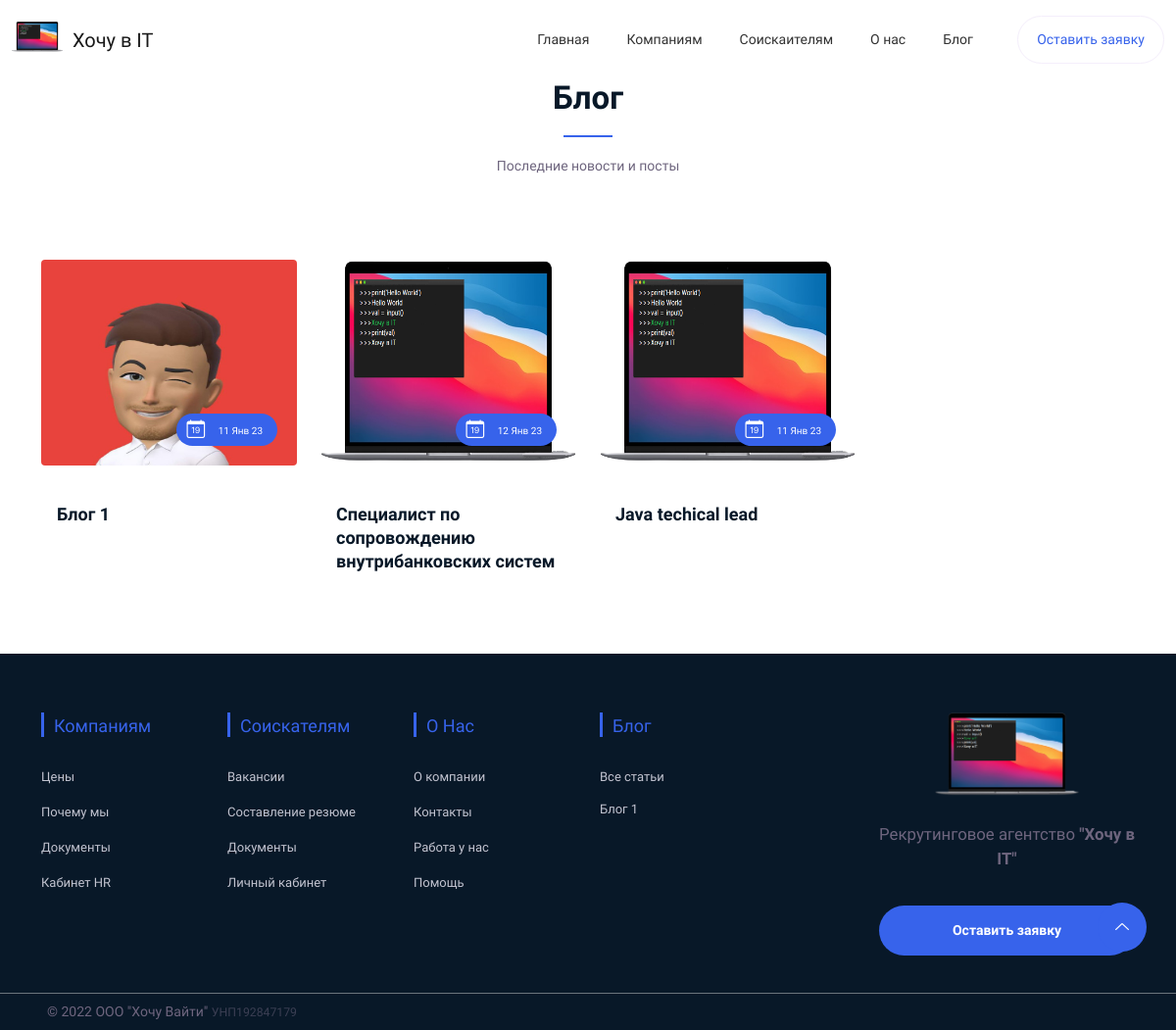
/blog/, run on an earlier commit of the app's database.
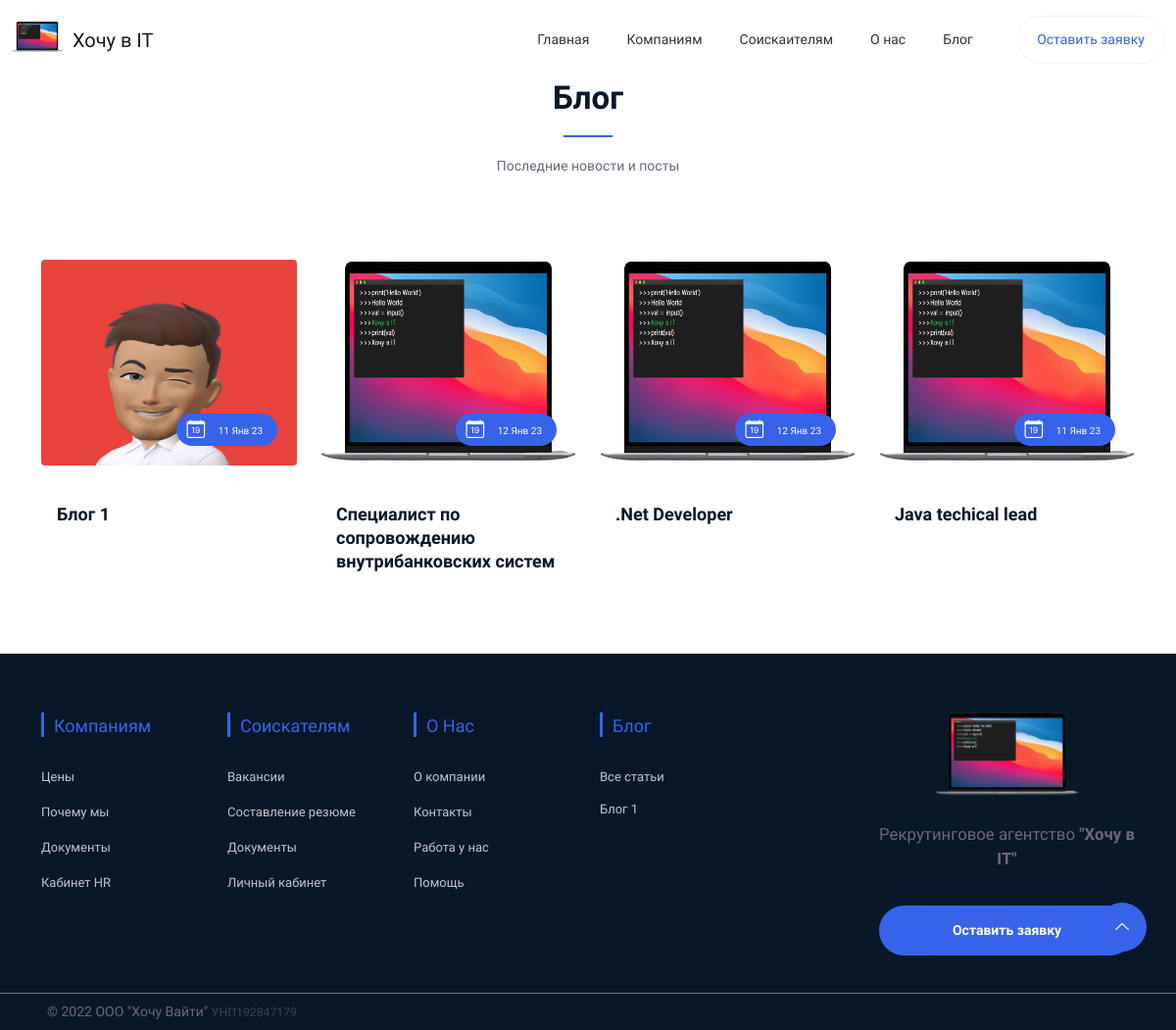
And on a later commit of the database.
### blog/models.py (models this page shows, shortened)
class Blog(models.Model):
    title = models.CharField("Название", max_length=200)
    post = models.TextField("Пост")
    image = models.ImageField("Изображение", upload_to='images',)
    blog_date = models.DateField("Дата публикации", default=timezone.now)
    draft = models.BooleanField('Статус', default=0)

### vacancy/models.py (models this page shows, shortened)
class Vacancy(models.Model):
    title = models.CharField("Название", max_length=200)
    color = models.CharField("Цвет публикации", max_length=10)
    text = models.TextField("Описание")
    salary_from = models.IntegerField("Вилка от")
    salary_to = models.IntegerField("Вилка до")
    currency = models.CharField("Валюта", max_length=500, choices=CURRENCY)
    grade = models.CharField("Грейд", max_length=500, choices=GRADE)
    stack = models.CharField("Технологии", max_length=500)
    benefits = models.TextField("Предложение и бонусы")
    vacancy_date = models.DateField("Дата публикации", default=timezone.now)
    activity = models.BooleanField('Активность', default=0)
    hot = models.BooleanField('Продвижение', default=0)

### blog/views.py (the view)
# urls.py: path('blog/', views.blog_list, name='blog_list'),
def blog_list(request):
    posts = Blog.objects.filter(draft=1).order_by('-blog_date')
    menuposts = Blog.objects.filter(draft=1).order_by('-blog_date')[:3]
    vacancys = Vacancy.objects.filter(hot=1).order_by('-vacancy_date')
    return render(request, 'blog/list.html', {'posts': posts, 'menuposts': menuposts, 'vacancys': vacancys})

### templates/blog/list.html
{% extends 'home.html' %}
 {% load static %}
{% block content %}
    <div class="latest-news-area section">
        <div class="container">
            <div class="row">
                <div class="col-12">
                    <div class="section-title">
                        <h2 class="wow fadeInUp" data-wow-delay=".3s">Блог</h2>
                        <p class="wow fadeInUp" data-wow-delay=".7s">Последние новости и посты</p>
                    </div>
                </div>
            </div>
            <div class="row">
                {% for post in posts %}
                <div class="col-lg-3 col-md-4 col-12 my-1">
                    <div class="single-news wow fadeInUp card card-cover my-auto border-0" style="border-radius:2em" data-wow-delay=".2s">
                        <div class="image" style="height: 210px;">
                            <img class="thumb" src="{{ post.image.url }}" alt="#">
                            <div class="meta-details">
                                &nbsp;<i class="bi bi-calendar-date text-white fa-lg"></i> <span>{{ post.blog_date|date:"j M y" }}</span>
                            </div>
                        </div>
                        <div class="content-body">
                            <h4 class="title"><a class="stretched-link nav-link mt-auto" data-bs-toggle="modal" data-bs-target="#blog-modal7">{{ post.title }}</a></h4>
                        </div>
                    </div>
                </div>
                {% endfor %}
                {% for vacancy in vacancys %}
                <div class="col-lg-3 col-md-4 col-12 my-1">
                    <div class="single-news wow fadeInUp card card-cover my-auto border-0" style="border-radius:2em" data-wow-delay=".2s">
                        <div class="image" style="height: 210px;">
                            <img class="thumb" src="{% static 'images/logo/big-logo.png' %}" alt="#">
                            <div class="meta-details">
                                &nbsp;<i class="bi bi-calendar-date text-white fa-lg"></i> <span>{{ vacancy.vacancy_date|date:"j M y" }}</span>
                            </div>
                        </div>
                        <div class="content-body">
                            <h4 class="title"><a class="stretched-link nav-link mt-auto" data-bs-toggle="modal" href="/vacancy/{{ vacancy.id }}">{{ vacancy.title }}</a></h4>
                        </div>
                    </div>
                </div>
                {% endfor %}
            </div>
        </div>
    </div>
{% endblock %}

### templates/home.html (shortened to what this page needs)
<!DOCTYPE html>
{% load static %}
<html class="no-js" lang="ru">
<head>
    <link href="https://cdn.jsdelivr.net/npm/bootstrap@5.2.0/dist/css/bootstrap.min.css" rel="stylesheet">
    <link rel="stylesheet" href="{% static 'css/bootstrap.min.css' %}" />
    <link rel="stylesheet" href="{% static 'css/LineIcons.2.0.css' %}" />
    <link rel="stylesheet" href="{% static 'css/animate.css' %}" />
    <link rel="stylesheet" href="{% static 'css/tiny-slider.css' %}" />
    <link rel="stylesheet" href="{% static 'css/glightbox.min.css' %}" />
    <link rel="stylesheet" href="{% static 'css/main.css' %}" />
    <link rel="stylesheet" href="https://cdnjs.cloudflare.com/ajax/libs/font-awesome/4.7.0/css/font-awesome.css" />
    <link rel="stylesheet" href="https://cdn.jsdelivr.net/npm/bootstrap-icons@1.8.0/font/bootstrap-icons.css">
</head>
<body>
            {% include 'header.html' %}
            {% block content %}
            {% endblock %}
            {% include 'footer.html' %}
</body>
</html>

### templates/header.html (shortened to what this page needs)
 {% load static %}
    <header class="header">
        <div class="navbar-area">
            <div class="container-fluid">
                <div class="row align-items-center">
                    <div class="col-lg-12">
                        <nav class="navbar navbar-expand-lg">
                            <a class="navbar-brand logo" href="{% url 'menu_list' %}">
                                <img class="logo1" src="{% static 'images/logo/big-logo.png' %}" alt="Logo" style="margin-top: -10px;" />
                                &nbsp;Хочу в IT
                            </a>
                            <div class="collapse navbar-collapse sub-menu-bar" id="navbarSupportedContent">
                                <ul id="nav" class="navbar-nav ml-auto">
                                    <li class="nav-item"><a href="{% url 'menu_list' %}">Главная</a></li>
                                    <li class="nav-item"><a href="#">Компаниям</a>
                                    </li>
                                    <li class="nav-item"><a href="#">Соискаителям</a>
                                    </li>
                                    <li class="nav-item"><a href="about.html">О нас</a></li>
                                    <li class="nav-item"><a href="#">Блог</a>
                                    </li>
                                </ul>
                            <div class="button">
                                <a class="btn" data-bs-toggle="modal" data-bs-target="#exampleModal">Оставить заявку</a>
                            </div>
                            </div>
                        </nav>
                    </div>
                </div>
            </div>
        </div>
    </header>

### templates/footer.html (shortened to what this page needs)
{% load static %}
    <footer class="footer">
        <div class="footer-middle">
            <div class="container">
                <div class="row">
                    <div class="col-lg-2 col-md-4 col-sm-12">
                        <div class="single-footer f-link">
                            <h3>Компаниям</h3>
                            <ul>
                                <li><a href="price.html">Цены</a></li>
                                <li><a href="why.html">Почему мы</a></li>
                                <li><a href="docs.html">Документы</a></li>
                                <li><a href="access/">Кабинет HR</a></li>
                            </ul>
                        </div>
                    </div>
                    <div class="col-lg-2 col-md-4 col-sm-12">
                        <div class="single-footer f-link">
                            <h3>Соискателям</h3>
                            <ul>
                                <li><a href="{% url 'vacancy_list' %}">Вакансии</a></li>
                                <li><a href="upload.html">Составление резюме</a></li>
                                <li><a href="invate.html">Документы</a></li>
                                <li><a href="feedback.html">Личный кабинет</a></li>
                            </ul>
                        </div>
                    </div>
                    <div class="col-lg-2 col-md-4 col-sm-12">
                        <div class="single-footer f-link">
                            <h3>О нас</h3>
                            <ul>
                                <li><a href="about.html">О компании</a></li>
                                <li><a href="about.html#contacts">Контакты</a></li>
                                <li><a href="join.html">Работа у нас</a></li>
                                <li><a href="promo/">Помощь</a></li>
                            </ul>
                        </div>
                    </div>
                    <div class="col-lg-3 col-md-4 col-sm-12">
                        <div class="single-footer f-link text-truncate">
                            <h3>Блог</h3>
                            <ul>
                                <li><a href="{% url 'blog_list' %}">Все статьи</a></li>
                                            {% for menupost in menuposts %}
                                            <li><a href="blog/{{ menupost.id }}" class="text-truncate" style="margin-top: -2px; margin-bottom: -1px;">{{ menupost.title }}</a></li>
                                            {% endfor %}
                            </ul>
                        </div>
                    </div>
                    <div class="col-lg-3 col-md-6 col-sm-12">
                        <div class="f-about single-footer text-center">
                            <div class="logo">
                                <a href="index.html" class="text-center"><img src="{% static 'images/logo/big-logo.png' %}" alt="Logo" style="width: 56%"></a>
                            </div>
                            <span class="text-center"><big>Рекрутинговое агентство <strong>"Хочу в IT"</strong> </big></span>
                            <div class="footer-social">
                                        <div class="button w-100">
            <a class="btn w-100" data-bs-toggle="modal" data-bs-target="#exampleModal">Оставить заявку</a>
        </div>
                            </div>
                        </div>
                    </div>
                </div>
            </div>
        </div>
        <div class="footer-bottom">
            <div class="d-flex flex-column flex-md-row justify-content-between mx-auto py-2 mt-2 border-top border-secondary">
      <p class="my-auto mx-5 text-center">&copy; 2022 <span class="lang-49" data-label="LLC 'Want 2 IT'">ООО "Хочу Вайти"</span> <small style="opacity: 0.5">УНП192847179</small></p>
      </div>
        </div>
    </footer>
    <a href="#" class="scroll-top btn-hover">
        <i class="lni lni-chevron-up"></i>
    </a>

What changed in the data, as far as the page shows it:
added Vacancy: vacancy_date "12 Янв 23", title ".Net Developer"
